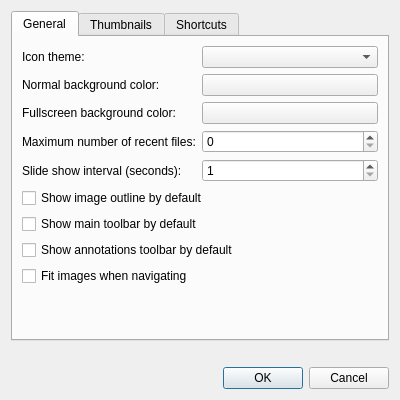
<?xml version="1.0" encoding="UTF-8"?>
<ui version="4.0">
 <class>PreferencesDialog</class>
 <widget class="QDialog" name="PreferencesDialog">
  <property name="geometry">
   <rect>
    <x>0</x>
    <y>0</y>
    <width>400</width>
    <height>400</height>
   </rect>
  </property>
  <property name="windowTitle">
   <string>Preferences</string>
  </property>
  <layout class="QVBoxLayout" name="verticalLayout">
   <item>
    <widget class="QTabWidget" name="tabWidget">
     <property name="currentIndex">
      <number>0</number>
     </property>
     <widget class="QWidget" name="tab">
      <attribute name="title">
       <string>General</string>
      </attribute>
      <layout class="QFormLayout" name="formLayout">
       <property name="fieldGrowthPolicy">
        <enum>QFormLayout::AllNonFixedFieldsGrow</enum>
       </property>
       <item row="0" column="0">
        <widget class="QLabel" name="iconThemeLabel">
         <property name="text">
          <string>Icon theme:</string>
         </property>
        </widget>
       </item>
       <item row="0" column="1">
        <widget class="QComboBox" name="iconTheme"/>
       </item>
       <item row="1" column="0">
        <widget class="QLabel" name="label">
         <property name="text">
          <string>Normal background color:</string>
         </property>
        </widget>
       </item>
       <item row="2" column="0">
        <widget class="QLabel" name="label_2">
         <property name="text">
          <string>Fullscreen background color:</string>
         </property>
        </widget>
       </item>
       <item row="1" column="1">
        <widget class="Fm::ColorButton" name="bgColor">
         <property name="text">
          <string/>
         </property>
        </widget>
       </item>
       <item row="2" column="1">
        <widget class="Fm::ColorButton" name="fullScreenBgColor">
         <property name="text">
          <string/>
         </property>
        </widget>
       </item>
       <item row="3" column="0">
        <widget class="QLabel" name="label_4">
         <property name="text">
          <string>Maximum number of recent files:</string>
         </property>
        </widget>
       </item>
       <item row="3" column="1">
        <widget class="QSpinBox" name="maxRecentFiles"/>
       </item>
       <item row="4" column="0">
        <widget class="QLabel" name="label_3">
         <property name="text">
          <string>Slide show interval (seconds):</string>
         </property>
        </widget>
       </item>
       <item row="4" column="1">
        <widget class="QSpinBox" name="slideShowInterval">
         <property name="minimum">
          <number>1</number>
         </property>
        </widget>
       </item>
       <item row="5" column="0" colspan="2">
        <widget class="QCheckBox" name="oulineBox">
         <property name="text">
          <string>Show image outline by default</string>
         </property>
        </widget>
       </item>
       <item row="6" column="0" colspan="2">
        <widget class="QCheckBox" name="toolbarBox">
         <property name="text">
          <string>Show main toolbar by default</string>
         </property>
        </widget>
       </item>
       <item row="7" column="0" colspan="2">
        <widget class="QCheckBox" name="annotationBox">
         <property name="text">
          <string>Show annotations toolbar by default</string>
         </property>
        </widget>
       </item>
       <item row="8" column="0" colspan="2">
        <widget class="QCheckBox" name="forceZoomFitBox">
         <property name="text">
          <string>Fit images when navigating</string>
         </property>
        </widget>
       </item>
      </layout>
     </widget>
     <widget class="QWidget" name="tab_3">
      <attribute name="title">
       <string>Thumbnails</string>
      </attribute>
      <layout class="QFormLayout" name="formLayout_2">
       <item row="1" column="0">
        <widget class="QLabel" name="thumbnailLabel">
         <property name="text">
          <string>Image size limit for built-in thumbnailer:</string>
         </property>
        </widget>
       </item>
       <item row="1" column="1">
        <widget class="QSpinBox" name="thumbnailSpin">
         <property name="suffix">
          <string> MiB</string>
         </property>
         <property name="minimum">
          <number>1</number>
         </property>
         <property name="maximum">
          <number>1024</number>
         </property>
         <property name="value">
          <number>4</number>
         </property>
        </widget>
       </item>
       <item row="0" column="0" colspan="2">
        <widget class="QCheckBox" name="thumbnailBox">
         <property name="text">
          <string>Show thumbnails dock by default</string>
         </property>
        </widget>
       </item>
      </layout>
     </widget>
     <widget class="QWidget" name="tab_2">
      <attribute name="title">
       <string>Shortcuts</string>
      </attribute>
      <layout class="QVBoxLayout" name="verticalLayout_2">
       <item>
        <widget class="QTableWidget" name="tableWidget">
         <property name="editTriggers">
          <set>QAbstractItemView::DoubleClicked|QAbstractItemView::EditKeyPressed|QAbstractItemView::SelectedClicked</set>
         </property>
         <property name="alternatingRowColors">
          <bool>true</bool>
         </property>
         <property name="selectionMode">
          <enum>QAbstractItemView::SingleSelection</enum>
         </property>
         <attribute name="verticalHeaderVisible">
          <bool>false</bool>
         </attribute>
         <column>
          <property name="text">
           <string>Action</string>
          </property>
         </column>
         <column>
          <property name="text">
           <string>Shortcut</string>
          </property>
         </column>
        </widget>
       </item>
       <item alignment="Qt::AlignRight">
        <widget class="QPushButton" name="defaultButton">
         <property name="text">
          <string>Default</string>
         </property>
        </widget>
       </item>
      </layout>
     </widget>
    </widget>
   </item>
   <item>
    <widget class="QLabel" name="warningLabel">
     <property name="alignment">
      <set>Qt::AlignCenter</set>
     </property>
     <property name="textInteractionFlags">
      <set>Qt::NoTextInteraction</set>
     </property>
    </widget>
   </item>
   <item>
    <widget class="QDialogButtonBox" name="buttonBox">
     <property name="orientation">
      <enum>Qt::Horizontal</enum>
     </property>
     <property name="standardButtons">
      <set>QDialogButtonBox::Cancel|QDialogButtonBox::Ok</set>
     </property>
    </widget>
   </item>
  </layout>
 </widget>
 <customwidgets>
  <customwidget>
   <class>Fm::ColorButton</class>
   <extends>QPushButton</extends>
   <header location="global">libfm-qt/colorbutton.h</header>
  </customwidget>
 </customwidgets>
 <resources/>
 <connections>
  <connection>
   <sender>buttonBox</sender>
   <signal>accepted()</signal>
   <receiver>PreferencesDialog</receiver>
   <slot>accept()</slot>
   <hints>
    <hint type="sourcelabel">
     <x>248</x>
     <y>254</y>
    </hint>
    <hint type="destinationlabel">
     <x>157</x>
     <y>274</y>
    </hint>
   </hints>
  </connection>
  <connection>
   <sender>buttonBox</sender>
   <signal>rejected()</signal>
   <receiver>PreferencesDialog</receiver>
   <slot>reject()</slot>
   <hints>
    <hint type="sourcelabel">
     <x>316</x>
     <y>260</y>
    </hint>
    <hint type="destinationlabel">
     <x>286</x>
     <y>274</y>
    </hint>
   </hints>
  </connection>
 </connections>
</ui>
